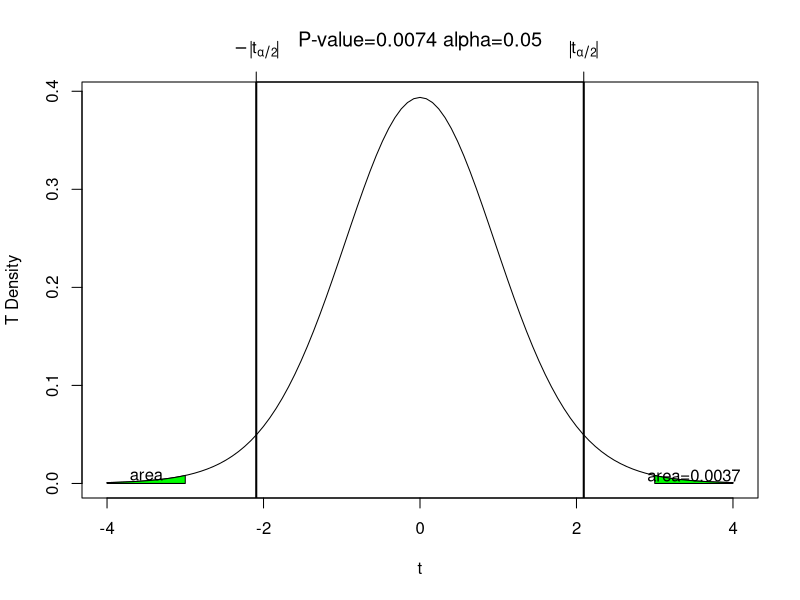

This figure's R source:
#' mypvalue
#'
#' @description finds the p-value from a given or calculated t value (i.e. t calc)
#'
#' @param t0 tcalc
#' @param xmax
#' @param n sample size
#' @param alpha
#'
#' @return
#' @export
#'
#' @examples
mypvalue=function(t0,xmax=4,n=20, alpha=0.05){
  #calculate alpha/2
  va=round(pt(-t0,df=n-1),4)
  pv=2*va

  # plot the t dist
  curve(dt(x,df=n-1),xlim=c(-xmax,xmax),ylab="T Density",xlab=expression(t),
        main=substitute(paste("P-value=", pv, " alpha=", alpha)))


  # set up points on the polygon to the right
  xcurve=seq(t0,xmax,length=1000)
  ycurve=dt(xcurve,df=n-1)

  # set up points to the left
  xlcurve=seq(-t0,-xmax,length=1000)
  ylcurve=dt(xcurve,df=n-1)

  # Shade in the polygon defined by the line segments
  polygon(c(t0,xcurve,xmax),c(0,ycurve,0),col="green")
  polygon(c(-t0,xlcurve,-xmax),c(0,ylcurve,0),col="green")

  # make quantiles
  q=qt(1-alpha/2,n-1)
  abline( v=c(q,-q),lwd=2) # plot the cut off t value
  axis(3,c(q,-q),c(expression(abs(t[alpha/2])),expression(-abs(t[alpha/2]))))


  # Annotation
  text(0.5*(t0+xmax),max(ycurve),substitute(paste(area, "=",va)))
  text(-0.5*(t0+xmax),max(ycurve),expression(area))

  return(list(q=q,pvalue=pv))
}

mypvalue(t0=3,xmax=4,n=20, alpha=0.05)
